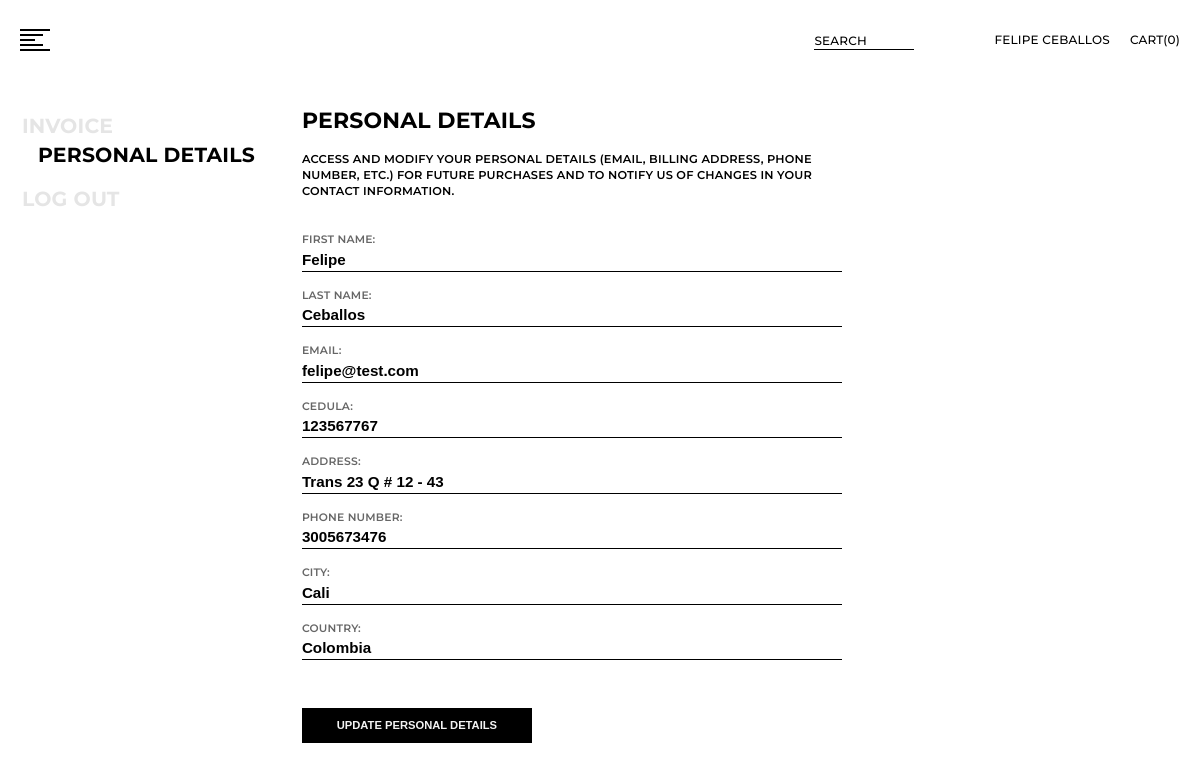
Page /user/personal-info (signed in) on the earlier database version.
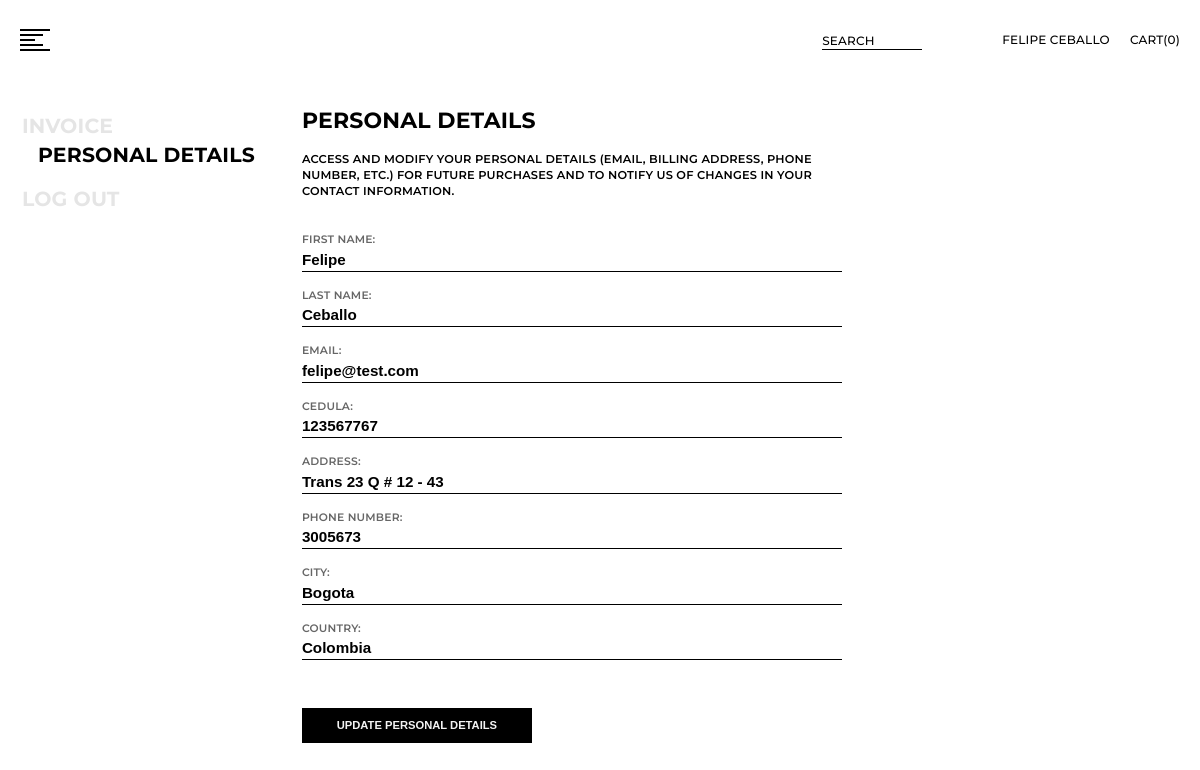
Same page on the later database version.
### shopping/models.py (models this page shows, shortened)
class User(AbstractUser):
    pass
    cedula = models.CharField(max_length=30)
    address = models.CharField(max_length=1000)
    country = models.CharField(max_length=30)
    city = models.CharField(max_length=30)
    phone_number = models.CharField(max_length=30)
    isAdmin = models.BooleanField(default=False)

### shopping/views.py (the view)
# urls.py: path("user/personal-info", views.personal_info, name="personal_info"),
@login_required(login_url="login")
def personal_info(request):
    return render(request, "shopping/personal_details.html")

### shopping/templates/shopping/personal_details.html (shortened to what this page needs)
{% extends "shopping/layout.html" %}
{% block body %}
    <main class="containerPersonalInfo">
        <nav class="containerInfoPersonal">
            <a class="personalInfoLinks" id="bill"  href="{% url 'invoice' %}">INVOICE</a>
            <a class="personalInfoLinks" id="personal_info" href="{% url 'personal_info' %}">PERSONAL DETAILS</a>
            <a class="personalInfoLinks" href="{% url 'logout' %}">LOG OUT</a>
        </nav>
        <div id="personalInfo">
            <h1 class="titleInfoUser">PERSONAL DETAILS</h1>
            <p class="messageInfo">
                ACCESS AND MODIFY YOUR PERSONAL DETAILS (EMAIL, BILLING ADDRESS, PHONE NUMBER, ETC.)
                FOR FUTURE PURCHASES AND TO NOTIFY US OF CHANGES IN YOUR CONTACT INFORMATION.
            </p>
            <div class="containerInfoUser">
                <form action="{% url 'update_personal_info' %}" method="POST">
                    <div class="subContainerInfouser">
                        <div class="containerInputandLabel">
                            <label>First Name:</label>
                            <input name="first_name" type="text" value="{{ user.first_name }}" required/>
                        </div>
                        <div class="containerInputandLabel">
                            <label>Last Name:</label>
                            <input name="last_name" type="text" value="{{ user.last_name }}" required/>
                        </div>
                    </div>
                    <div class="subContainerInfouser">
                        <div class="containerInputandLabel">
                            <label>Email:</label>
                            <input name="email" type="email" value="{{ user.email }}" required/>
                        </div>
                        <div class="containerInputandLabel">
                            <label>Cedula:</label>
                            <input name="cedula" type="text" value="{{ user.cedula }}" required/>
                        </div>
                    </div>
                    <div class="subContainerInfouser">
                        <div class="containerInputandLabel">
                            <label>Address:</label>
                            <input name="address" type="address" value="{{ user.address }}" required/>
                        </div>
                        <div class="containerInputandLabel">
                            <label>Phone Number:</label>
                            <input name="phone_number" type="number" value="{{ user.phone_number }}" required/>
                        </div>
                    </div>
                    <div class="subContainerInfouser">
                        <div class="containerInputandLabel">
                            <label>City:</label>
                            <input name="city" type="text" value="{{ user.city }}" required/>
                        </div>
                        <div class="containerInputandLabel">
                            <label>Country:</label>
                            <input name="country" type="text" value="{{ user.country }}" required/>
                        </div>
                    </div>
                    <button class="btnUpdatePersonalDetails" type="submit">UPDATE PERSONAL DETAILS</button>
                </form>
            </div>
        </div>
    </main>
{% endblock %}

### shopping/templates/shopping/layout.html (shortened to what this page needs)
{% load static %}
<!DOCTYPE html>
<html lang="en">
<head>
    <link rel="stylesheet" href="{% static 'shopping/style.css' %}"/>
</head>
<body>
    <header id="header">
        <nav>
           <div class="btnMenu" id="btnMenuLinea" onclick="openNav()">
               <div class="btnMenuBtn">
                    <div class="btnFirstandLastLinea"></div>
                    <div class="btnSecondandThirdLinea"></div>
                    <div class="btnMediumLinea"></div>
                    <div class="btnSecondandThirdLinea"></div>
                    <div class="btnFirstandLastLinea"></div>
                </div>
            </div>
            <div class="navLinks">
                {% if display_btn_search %}
                    <div style="display: none;"></div>
                {% else %}
                    <div class="link1">
                        <a href="{% url 'search' %}" class="linkSearch">SEARCH</a>
                    </div>
                {% endif %}
                {% if user.is_authenticated %}
                    <a href="{% url 'profile' %}" class="link2">{{ user.first_name|upper }} {{ user.last_name|upper }}</a>
                {% else %}
                    <a href="{% url 'login' %}" class="link2">LOG IN</a>
                {% endif %}
                <a href="{% url 'cart' %}" class="link3">CART(0)</a>
            </div>
        </nav>
    </header>
    {% block body %}
    {% endblock %}
</body>
</html>

### shopping/static/shopping/style.css (style rules this page uses)
* { box-sizing: border-box; margin: 0; padding: 0; }
body, html { font-family: "Montserrat", sans-serif; font-size: 1rem; color: #000; line-height: 1.4; letter-spacing: 0.2px; overflow-wrap: break-word !important; }
header { position: sticky; top: 0; width: 100%; height: 100%; padding: 28.625px 0; }
nav { display: flex; flex-wrap: wrap; justify-content: space-between; height: 100%; }
.btnMenu { display: flex; flex-direction: column; justify-content: center; }
.btnMenuBtn { cursor: pointer; margin-left: 20px; }
.btnFirstandLastLinea { width: 30px; height: 2px; background-color: #000; }
.btnSecondandThirdLinea { width: 22.5px; height: 2px; background-color: #000; margin: 0.2rem 0; }
.btnMediumLinea { width: 15px; height: 2px; background-color: #000; }
.btnFirstandLastLinea, .btnSecondandThirdLinea, .btnMediumLinea { transition: 0.4s; }
.navLinks { display: flex; flex-wrap: wrap; justify-content: center; align-items: center; }
.link1 { width: 100px; padding-top: 0.2rem; margin-right: 80px; border-bottom: 1px solid #000; }
.link2 { margin-right: 20px; }
.link3 { margin-right: 20px; }
.link1, .link2, .link3, .linkSearch { font-size: 12px; font-weight: 500; text-decoration: none; color: #000; }
::placeholder { font-family: "Montserrat", sans-serif; font-size: 0.9rem; font-weight: 500; letter-spacing: 0.4px; color: #000; }
.containerInfoPersonal, .subcontainerProfile { width: 280px; position: sticky; top: 112px; margin-left: 1.37rem; margin-top: 2rem; }
.containerPersonalInfo { display: flex; flex-wrap: wrap; }
.personalInfoLinks, .invoiceLinks { display: block; text-decoration: none; color: #e5e5e5; font-size: 1.275rem; font-weight: 700; cursor: pointer; }
.personalInfoLinks:nth-last-child(2), .invoiceLinks:nth-last-child(3) { padding-left: 1rem; color: #000; }
.personalInfoLinks:nth-last-child(1), .invoiceLinks:nth-last-child(1) { padding-top: 1rem; }
#personalInfo { width: 45%; margin: 1.6rem 1.37rem 8rem 0; }
.containerInfoUser, .containerinvoice { margin-top: 2rem; }
.titleInfoUser, .titleInvoice { font-size: 1.375rem; }
.messageInfo { padding-top: 1rem; font-size: 0.713rem; font-weight: 600; }
.subContainerInfouser { display: flex; flex-wrap: wrap; }
.containerInputandLabel { display: flex; flex-direction: column; margin-bottom: 1rem; width: 100%; }
.containerInputandLabel label { font-size: 0.675rem; font-weight: 600; text-transform: uppercase; color: #666; }
.containerInputandLabel input { width: 100%; outline: none; border-top: none; border-right: none; border-bottom: 1px solid #000; border-left: none; padding: 0.2rem 0; font-size: 0.95rem; font-weight: 600; margin-right: 1rem; }
.containerInputandLabel input::placeholder { font-size: 1rem; font-weight: 600; }
.btnUpdatePersonalDetails { width: 230px; padding: 0.7rem 0.5rem; background-color: #000; color: #f3f3f3; font-size: 0.7rem; font-weight: bold; border: none; cursor: pointer; margin-top: 2rem; }

Differences in the rows shown:
changed User "FELIPE": last_name "CEBALLOS" → "CEBALLO"; last_name "Ceballos" → "Ceballo"; phone_number "3005673476" → "3005673"; city "Cali" → "Bogota"
